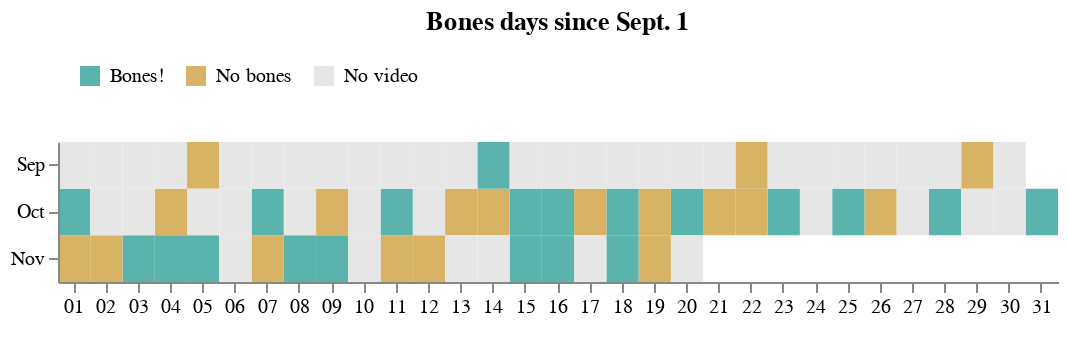

Notebook code for this chart:
### Markdown cell above
### Plot Noodle's days on a calendar

### Code cell
heatmap = (
    alt.Chart(df[df["date"] > "2021-08-31"], title=" ")
    .mark_rect()
    .encode(
        x=alt.X("date(date):O", title=" "),
        y=alt.Y("month(date):O", title=""),
        color=alt.Color(
            "bones_nobones",
            title="",
            scale=alt.Scale(
                domain=["Bones!", "No bones", "No video"],
                range=["#5ab4ac", "#d8b365", "#e6e6e6"],
            ),
        ),
        tooltip=[
            alt.Tooltip("monthdate(date):T", title="Date"),
            alt.Tooltip("bones_nobones", title="Tweets"),
        ],
    )
    .properties(width=500, height=70, title="Bones days since Sept. 1")
)

heatmap.configure_legend(orient="top", padding=10).configure_view(strokeOpacity=0)

### Figure 1 — Vega-Lite specification as saved in the notebook (floating-point values rounded to 4 significant figures)
{"config": {"view": {"continuousWidth": 400, "continuousHeight": 300, "strokeOpacity": 0}, "legend": {"orient": "top", "padding": 10}}, "data": {"name": "data-f063bae751e304fb883509a67f2f1beb"}, "mark": "rect", "encoding": {"color": {"type": "nominal", "field": "bones_nobones", "scale": {"domain": ["Bones!", "No bones", "No video"], "range": ["#5ab4ac", "#d8b365", "#e6e6e6"]}, "title": ""}, "tooltip": [{"type": "temporal", "field": "date", "timeUnit": "monthdate", "title": "Date"}, {"type": "nominal", "field": "bones_nobones", "title": "Tweets"}], "x": {"type": "ordinal", "field": "date", "timeUnit": "date", "title": " "}, "y": {"type": "ordinal", "field": "date", "timeUnit": "month", "title": ""}}, "height": 70, "title": "Bones days since Sept. 1", "width": 500, "$schema": "https://vega.github.io/schema/vega-lite/v4.8.1.json", "datasets": {"data-f063bae751e304fb883509a67f2f1beb": [{"date": "2021-11-19T00:00:00", "bones_nobones": "No bones", "url": "https://www.tiktok.com/@jongraz/video/7032301423278738694", "weekday": "Friday", "month": "November", "weekend": false}, {"date": "2021-11-18T00:00:00", "bones_nobones": "Bones!", "url": "https://www.tiktok.com/@jongraz/video/7031918628782017798", "weekday": "Thursday", "month": "November", "weekend": false}, {"date": "2021-11-16T00:00:00", "bones_nobones": "Bones!", "url": "https://www.tiktok.com/@jongraz/video/7031187804289912069", "weekday": "Tuesday", "month": "November", "weekend": false}, {"date": "2021-11-15T00:00:00", "bones_nobones": "Bones!", "url": "https://www.tiktok.com/@jongraz/video/7030808551417236741", "weekday": "Monday", "month": "November", "weekend": false}, {"date": "2021-11-12T00:00:00", "bones_nobones": "No bones", "url": "https://www.tiktok.com/@jongraz/video/7029702975224417541", "weekday": "Friday", "month": "November", "weekend": false}, {"date": "2021-11-11T00:00:00", "bones_nobones": "No bones", "url": "https://www.tiktok.com/@jongraz/video/7029337289553693958", "weekday": "Thursday", "month": "November", "weekend": false}, {"date": "2021-11-09T00:00:00", "bones_nobones": "Bones!", "url": "https://www.tiktok.com/@jongraz/video/7028597285869128966", "weekday": "Tuesday", "month": "November", "weekend": false}, {"date": "2021-11-08T00:00:00", "bones_nobones": "Bones!", "url": "https://www.tiktok.com/@jongraz/video/7028212495621934342", "weekday": "Monday", "month": "November", "weekend": false}, {"date": "2021-11-07T00:00:00", "bones_nobones": "No bones", "url": "https://www.tiktok.com/@jongraz/video/7027831943009930502", "weekday": "Sunday", "month": "November", "weekend": true}, {"date": "2021-11-05T00:00:00", "bones_nobones": "Bones!", "url": "https://www.tiktok.com/@jongraz/video/7027092093080325382", "weekday": "Friday", "month": "November", "weekend": false}, {"date": "2021-11-04T00:00:00", "bones_nobones": "Bones!", "url": "https://www.tiktok.com/@jongraz/video/7026722598096538886", "weekday": "Thursday", "month": "November", "weekend": false}, {"date": "2021-11-03T00:00:00", "bones_nobones": "Bones!", "url": "https://www.tiktok.com/@jongraz/video/7026343071839276294", "weekday": "Wednesday", "month": "November", "weekend": false}, {"date": "2021-11-02T00:00:00", "bones_nobones": "No bones", "url": "https://www.tiktok.com/@jongraz/video/7025988024450223366", "weekday": "Tuesday", "month": "November", "weekend": false}, {"date": "2021-11-01T00:00:00", "bones_nobones": "No bones", "url": "https://www.tiktok.com/@jongraz/video/7025602864663907590", "weekday": "Monday", "month": "November", "weekend": false}, {"date": "2021-10-31T00:00:00", "bones_nobones": "Bones!", "url": "https://www.tiktok.com/@jongraz/video/7025224724321946885", "weekday": "Sunday", "month": "October", "weekend": true}, {"date": "2021-10-28T00:00:00", "bones_nobones": "Bones!", "url": "https://www.tiktok.com/@jongraz/video/7024110833995205893", "weekday": "Thursday", "month": "October", "weekend": false}, {"date": "2021-10-26T00:00:00", "bones_nobones": "No bones", "url": "https://www.tiktok.com/@jongraz/video/7023371588124921093", "weekday": "Tuesday", "month": "October", "weekend": false}, {"date": "2021-10-25T00:00:00", "bones_nobones": "Bones!", "url": "https://www.tiktok.com/@jongraz/video/7023004798215539973", "weekday": "Monday", "month": "October", "weekend": false}, {"date": "2021-10-23T00:00:00", "bones_nobones": "Bones!", "url": "https://www.tiktok.com/@jongraz/video/7022251358833118469", "weekday": "Saturday", "month": "October", "weekend": true}, {"date": "2021-10-22T00:00:00", "bones_nobones": "No bones", "url": "https://www.tiktok.com/@jongraz/video/7021895192559111430", "weekday": "Friday", "month": "October", "weekend": false}, {"date": "2021-10-21T00:00:00", "bones_nobones": "No bones", "url": "https://www.tiktok.com/@jongraz/video/7021511892824820997", "weekday": "Thursday", "month": "October", "weekend": false}, {"date": "2021-10-20T00:00:00", "bones_nobones": "Bones!", "url": "https://www.tiktok.com/@jongraz/video/7021172359386172678", "weekday": "Wednesday", "month": "October", "weekend": false}, {"date": "2021-10-19T00:00:00", "bones_nobones": "No bones", "url": "https://www.tiktok.com/@jongraz/video/7020772470017887494", "weekday": "Tuesday", "month": "October", "weekend": false}, {"date": "2021-10-18T00:00:00", "bones_nobones": "Bones!", "url": "https://www.tiktok.com/@jongraz/video/7020411242749758725", "weekday": "Monday", "month": "October", "weekend": false}, {"date": "2021-10-17T00:00:00", "bones_nobones": "No bones", "url": "https://www.tiktok.com/@jongraz/video/7020027193216503046", "weekday": "Sunday", "month": "October", "weekend": true}, {"date": "2021-10-16T00:00:00", "bones_nobones": "Bones!", "url": "https://www.tiktok.com/@jongraz/video/7019702064829697285", "weekday": "Saturday", "month": "October", "weekend": true}, {"date": "2021-10-15T00:00:00", "bones_nobones": "Bones!", "url": "https://www.tiktok.com/@jongraz/video/7019298458678856965", "weekday": "Friday", "month": "October", "weekend": false}, {"date": "2021-10-14T00:00:00", "bones_nobones": "No bones", "url": "https://www.tiktok.com/@jongraz/video/7018925390118784262", "weekday": "Thursday", "month": "October", "weekend": false}, {"date": "2021-10-13T00:00:00", "bones_nobones": "No bones", "url": "https://www.tiktok.com/@jongraz/video/7018544878183320837", "weekday": "Wednesday", "month": "October", "weekend": false}, {"date": "2021-10-11T00:00:00", "bones_nobones": "Bones!", "url": "https://www.tiktok.com/@jongraz/video/7017803606308965637", "weekday": "Monday", "month": "October", "weekend": false}, {"date": "2021-10-09T00:00:00", "bones_nobones": "No bones", "url": "https://www.tiktok.com/@jongraz/video/7017075369505213702", "weekday": "Saturday", "month": "October", "weekend": true}, {"date": "2021-10-07T00:00:00", "bones_nobones": "Bones!", "url": "https://www.tiktok.com/@jongraz/video/7016326380820401414", "weekday": "Thursday", "month": "October", "weekend": false}, {"date": "2021-10-04T00:00:00", "bones_nobones": "No bones", "url": "https://www.tiktok.com/@jongraz/video/7015223171011857670", "weekday": "Monday", "month": "October", "weekend": false}, {"date": "2021-10-01T00:00:00", "bones_nobones": "Bones!", "url": "https://www.tiktok.com/@jongraz/video/7014096448493079814", "weekday": "Friday", "month": "October", "weekend": false}, {"date": "2021-09-29T00:00:00", "bones_nobones": "No bones", "url": "https://www.tiktok.com/@jongraz/video/7013363016121044229", "weekday": "Wednesday", "month": "September", "weekend": false}, {"date": "2021-09-22T00:00:00", "bones_nobones": "No bones", "url": "https://www.tiktok.com/@jongraz/video/7010754857476885766", "weekday": "Wednesday", "month": "September", "weekend": false}, {"date": "2021-09-14T00:00:00", "bones_nobones": "Bones!", "url": "https://www.tiktok.com/@jongraz/video/7007786296059940101", "weekday": "Tuesday", "month": "September", "weekend": false}, {"date": "2021-09-05T00:00:00", "bones_nobones": "No bones", "url": "https://www.tiktok.com/@jongraz/video/7004453353946189062", "weekday": "Sunday", "month": "September", "weekend": true}, {"date": "2021-09-01T00:00:00", "bones_nobones": "No video", "url": null, "weekday": "Wednesday", "month": "September", "weekend": false}, {"date": "2021-09-02T00:00:00", "bones_nobones": "No video", "url": null, "weekday": "Thursday", "month": "September", "weekend": false}, {"date": "2021-09-03T00:00:00", "bones_nobones": "No video", "url": null, "weekday": "Friday", "month": "September", "weekend": false}, {"date": "2021-09-04T00:00:00", "bones_nobones": "No video", "url": null, "weekday": "Saturday", "month": "September", "weekend": true}, {"date": "2021-09-06T00:00:00", "bones_nobones": "No video", "url": null, "weekday": "Monday", "month": "September", "weekend": false}, {"date": "2021-09-07T00:00:00", "bones_nobones": "No video", "url": null, "weekday": "Tuesday", "month": "September", "weekend": false}, {"date": "2021-09-08T00:00:00", "bones_nobones": "No video", "url": null, "weekday": "Wednesday", "month": "September", "weekend": false}, {"date": "2021-09-09T00:00:00", "bones_nobones": "No video", "url": null, "weekday": "Thursday", "month": "September", "weekend": false}, {"date": "2021-09-10T00:00:00", "bones_nobones": "No video", "url": null, "weekday": "Friday", "month": "September", "weekend": false}, {"date": "2021-09-11T00:00:00", "bones_nobones": "No video", "url": null, "weekday": "Saturday", "month": "September", "weekend": true}, {"date": "2021-09-12T00:00:00", "bones_nobones": "No video", "url": null, "weekday": "Sunday", "month": "September", "weekend": true}, {"date": "2021-09-13T00:00:00", "bones_nobones": "No video", "url": null, "weekday": "Monday", "month": "September", "weekend": false}, {"date": "2021-09-15T00:00:00", "bones_nobones": "No video", "url": null, "weekday": "Wednesday", "month": "September", "weekend": false}, {"date": "2021-09-16T00:00:00", "bones_nobones": "No video", "url": null, "weekday": "Thursday", "month": "September", "weekend": false}, {"date": "2021-09-17T00:00:00", "bones_nobones": "No video", "url": null, "weekday": "Friday", "month": "September", "weekend": false}, {"date": "2021-09-18T00:00:00", "bones_nobones": "No video", "url": null, "weekday": "Saturday", "month": "September", "weekend": true}, {"date": "2021-09-19T00:00:00", "bones_nobones": "No video", "url": null, "weekday": "Sunday", "month": "September", "weekend": true}, {"date": "2021-09-20T00:00:00", "bones_nobones": "No video", "url": null, "weekday": "Monday", "month": "September", "weekend": false}, {"date": "2021-09-21T00:00:00", "bones_nobones": "No video", "url": null, "weekday": "Tuesday", "month": "September", "weekend": false}, {"date": "2021-09-23T00:00:00", "bones_nobones": "No video", "url": null, "weekday": "Thursday", "month": "September", "weekend": false}, {"date": "2021-09-24T00:00:00", "bones_nobones": "No video", "url": null, "weekday": "Friday", "month": "September", "weekend": false}, {"date": "2021-09-25T00:00:00", "bones_nobones": "No video", "url": null, "weekday": "Saturday", "month": "September", "weekend": true}, {"date": "2021-09-26T00:00:00", "bones_nobones": "No video", "url": null, "weekday": "Sunday", "month": "September", "weekend": true}, {"date": "2021-09-27T00:00:00", "bones_nobones": "No video", "url": null, "weekday": "Monday", "month": "September", "weekend": false}, {"date": "2021-09-28T00:00:00", "bones_nobones": "No video", "url": null, "weekday": "Tuesday", "month": "September", "weekend": false}, {"date": "2021-09-30T00:00:00", "bones_nobones": "No video", "url": null, "weekday": "Thursday", "month": "September", "weekend": false}, {"date": "2021-10-02T00:00:00", "bones_nobones": "No video", "url": null, "weekday": "Saturday", "month": "October", "weekend": true}, {"date": "2021-10-03T00:00:00", "bones_nobones": "No video", "url": null, "weekday": "Sunday", "month": "October", "weekend": true}, {"date": "2021-10-05T00:00:00", "bones_nobones": "No video", "url": null, "weekday": "Tuesday", "month": "October", "weekend": false}, {"date": "2021-10-06T00:00:00", "bones_nobones": "No video", "url": null, "weekday": "Wednesday", "month": "October", "weekend": false}, {"date": "2021-10-08T00:00:00", "bones_nobones": "No video", "url": null, "weekday": "Friday", "month": "October", "weekend": false}, {"date": "2021-10-10T00:00:00", "bones_nobones": "No video", "url": null, "weekday": "Sunday", "month": "October", "weekend": true}, {"date": "2021-10-12T00:00:00", "bones_nobones": "No video", "url": null, "weekday": "Tuesday", "month": "October", "weekend": false}, {"date": "2021-10-24T00:00:00", "bones_nobones": "No video", "url": null, "weekday": "Sunday", "month": "October", "weekend": true}, {"date": "2021-10-27T00:00:00", "bones_nobones": "No video", "url": null, "weekday": "Wednesday", "month": "October", "weekend": false}, {"date": "2021-10-29T00:00:00", "bones_nobones": "No video", "url": null, "weekday": "Friday", "month": "October", "weekend": false}, {"date": "2021-10-30T00:00:00", "bones_nobones": "No video", "url": null, "weekday": "Saturday", "month": "October", "weekend": true}, {"date": "2021-11-06T00:00:00", "bones_nobones": "No video", "url": null, "weekday": "Saturday", "month": "November", "weekend": true}, {"date": "2021-11-10T00:00:00", "bones_nobones": "No video", "url": null, "weekday": "Wednesday", "month": "November", "weekend": false}, {"date": "2021-11-13T00:00:00", "bones_nobones": "No video", "url": null, "weekday": "Saturday", "month": "November", "weekend": true}, {"date": "2021-11-14T00:00:00", "bones_nobones": "No video", "url": null, "weekday": "Sunday", "month": "November", "weekend": true}, {"date": "2021-11-17T00:00:00", "bones_nobones": "No video", "url": null, "weekday": "Wednesday", "month": "November", "weekend": false}, {"date": "2021-11-20T00:00:00", "bones_nobones": "No video", "url": null, "weekday": "Saturday", "month": "November", "weekend": true}]}}
